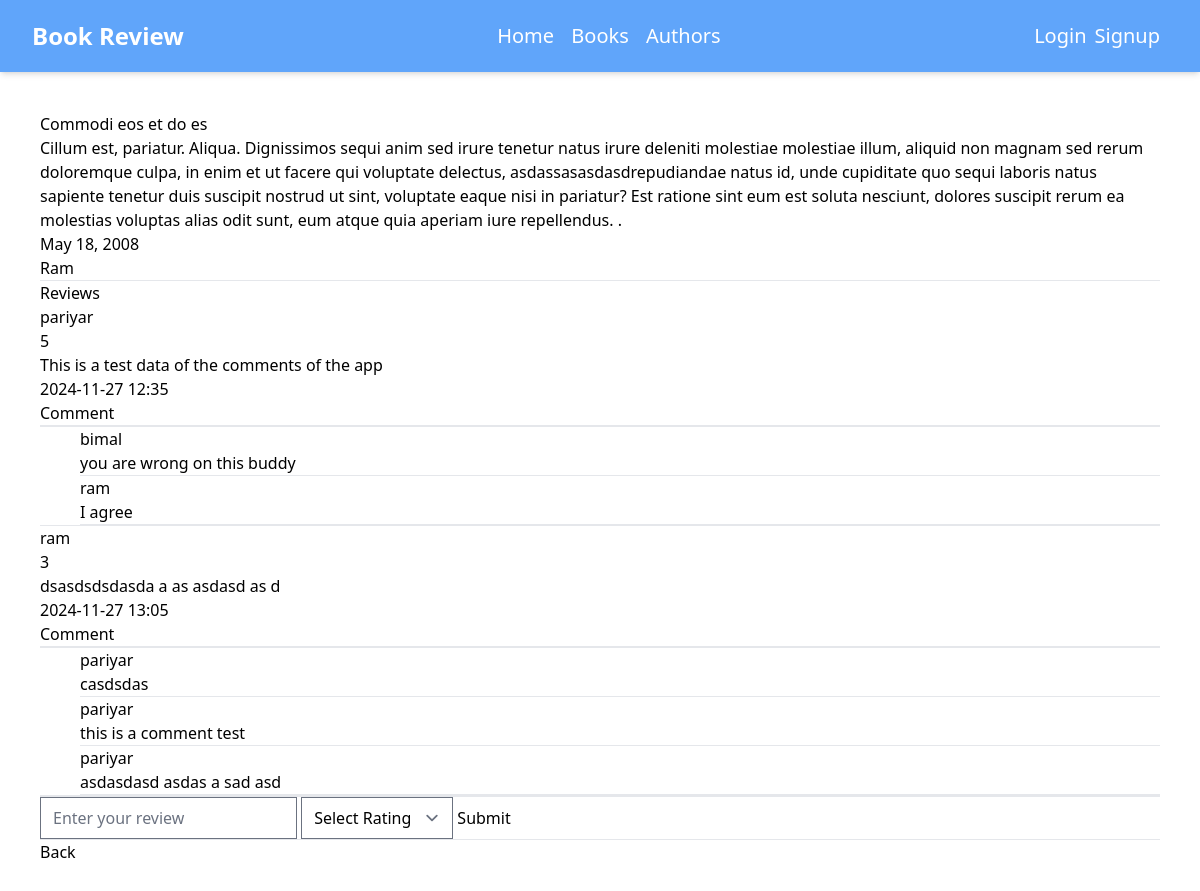
Screenshot of /book_details/1 with the database file from the repository.
### BookReview/models.py (models this page shows, shortened)
class Book(models.Model):
    title = models.CharField(max_length=200)
    author = models.ForeignKey(Author, on_delete=models.CASCADE, related_name='books')
    description = models.TextField(blank=True)
    published_date = models.DateField(null=True, blank=True)
    cover_image = models.ImageField(
        upload_to='book_covers/',
        null=True,
        blank=True
    )
    created_at = models.DateTimeField(auto_now_add=True)
    updated_at = models.DateTimeField(auto_now=True)

class Author(models.Model):
    name = models.CharField(max_length=150)
    bio = models.TextField(blank=True)
    profile_picture = models.ImageField(
        upload_to='author_profiles/',
        null=True,
        blank=True
    )
    created_at = models.DateTimeField(auto_now_add=True)
    updated_at = models.DateTimeField(auto_now=True)

class Review(models.Model):
    RATING_CHOICES = [
        (1, '1 Star'),
        (2, '2 Stars'),
        (3, '3 Stars'),
        (4, '4 Stars'),
        (5, '5 Stars')
    ]
    book = models.ForeignKey(Book, on_delete=models.CASCADE, related_name='reviews')
    user = models.ForeignKey(User, on_delete=models.CASCADE, related_name='reviews')
    rating = models.IntegerField(choices=RATING_CHOICES)
    review_text = models.TextField()
    created_at = models.DateTimeField(auto_now_add=True)
    updated_at = models.DateTimeField(auto_now=True)
    class Meta:
        unique_together = ('book', 'user')

class Comment(models.Model):
    review = models.ForeignKey(Review, on_delete=models.CASCADE, related_name='comments')
    user = models.ForeignKey(User, on_delete=models.CASCADE)
    comment_text = models.TextField()
    created_at = models.DateTimeField(auto_now_add=True)
    updated_at = models.DateTimeField(auto_now=True)

### BookReview/views.py (the view)
# urls.py: path("book_details/<int:book_id>", book_details, name="book_details" ),
def book_details(request, book_id):
    book = Book.objects.get(id=book_id)
    reviews = book.reviews.all()
    review_ratings = Review.RATING_CHOICES
    context = {"book": book, "reviews": reviews, "review_ratings": review_ratings}
    return render(request, "books/book_details.html", context)

### BookReview/templates/books/book_details.html (shortened to what this page needs)
{% extends "base.html" %}
{% block content %}
  <div>
    <p>{{ book.title }}</p>
    <p>{{ book.description }}</p>
    <p>{{ book.published_date }}</p>
    <p>{{ book.author.name }}</p>
    <hr />
    {% include "reviews/review_list.html" %}
    <hr />
    {% include "reviews/add_review.html" %}
    <hr />
    <button>
      <a href="{% url 'index' %}">Back</a>
    </button>
  </div>
{% endblock content %}

### BookReview/templates/reviews/review_list.html (shortened to what this page needs)
<h2>Reviews</h2>
{% for review in reviews %}
  <p>{{ review.user.username }}</p>
  <p>{{ review.rating }}</p>
  <p>{{ review.review_text }}</p>
  <p>{{ review.created_at|date:"Y-m-d H:i" }}</p>
  <a href="#" onclick="commentReview({{ review.id }})">Comment</a>
  <hr>
  <hr>
  <div style="padding-left: 40px">
    {% for comment in review.comments.all %}
      <p>{{ comment.user.username }}</p>
      <p>{{ comment.comment_text }}</p>
      <hr>
    {% endfor %}
  </div>
  <hr />
{% empty %}
  <p>No reviews yet. Be the first to review!</p>
{% endfor %}

### rows the page displays
Book: title "Commodi eos et do es", description "Cillum est, pariatur. Aliqua. Dignissimos sequi anim sed irure tenetur natus irure deleniti molestiae molestiae illum, aliquid non magnam sed rerum doloremque culpa, in enim et ut facere qui voluptate delectus, asdassasasdasdrepudiandae natus id, unde cupiditate quo sequi laboris natus sapiente tenetur duis suscipit nostrud ut sint, voluptate eaque nisi in pariatur? Est ratione sint eum est soluta nesciunt, dolores suscipit rerum ea molestias voluptas alias odit sunt, eum atque quia aperiam iure repellendus. .", published_date "May 18, 2008", author.name "Ram"
Review: user.username "pariyar", rating "5", review_text "This is a test data of the comments of the app", created_at "2024-11-27 12:35"
Comment: user.username "bimal", comment_text "you are wrong on this buddy"
Comment: user.username "ram", comment_text "I agree"
Review: user.username "ram", rating "3", review_text "dsasdsdsdasda a as asdasd as d", created_at "2024-11-27 13:05"
Comment: user.username "pariyar", comment_text "casdsdas"
Comment: user.username "pariyar", comment_text "this is a comment test"
Comment: user.username "pariyar", comment_text "asdasdasd asdas a sad asd"
